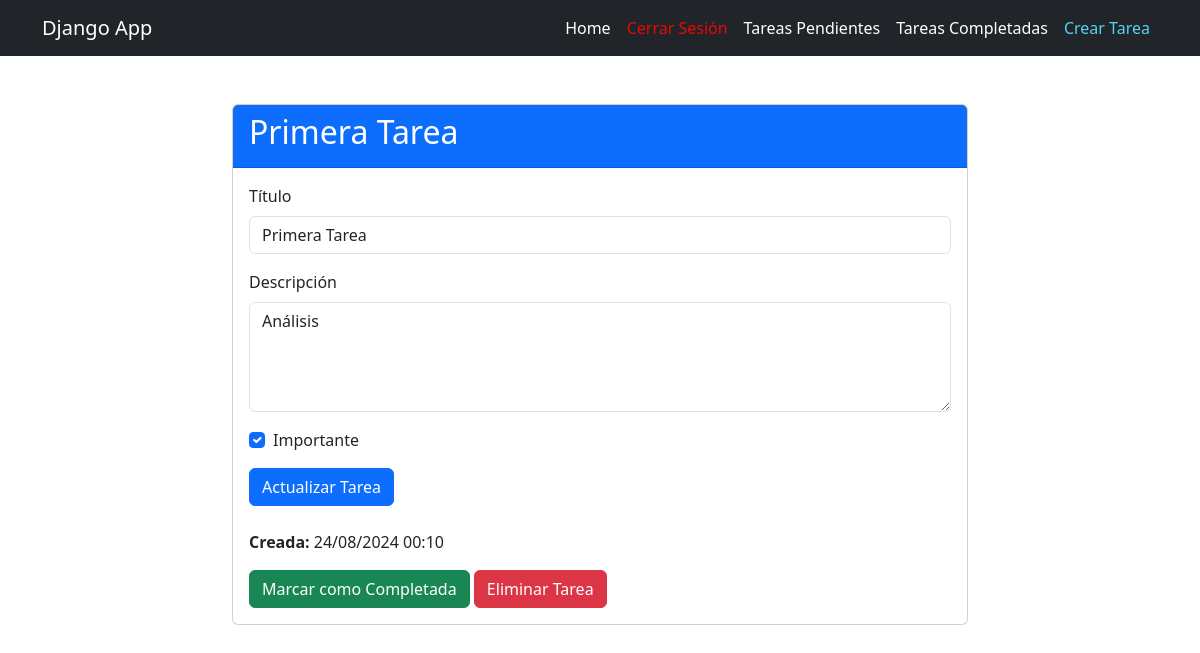
Screenshot of /tasks/5/ (signed in) with the database file from the repository.
### tasks/models.py (models this page shows, shortened)
class Task(models.Model):
    title = models.CharField(max_length=100)
    description = models.TextField(blank=True)
    created = models.DateTimeField(auto_now_add=True)
    datecompleted = models.DateTimeField(null=True, blank=True)
    important = models.BooleanField(default=False)
    user = models.ForeignKey(User, on_delete=models.CASCADE)

### tasks/views.py (the view, shortened to what this page needs)
# urls.py: path('tasks/<int:task_id>/', views.task_detail, name = 'task_detail'),
@login_required
def task_detail(request, task_id):
    if request.method == 'GET':
        task = get_object_or_404(Task, pk = task_id, user = request.user)
        form = TaskForm(instance = task)
        return render (request, 'task_detail.html',{
            'task': task,
            'form': form
        })

### tasks/forms.py
class TaskForm(ModelForm):
    class Meta:
        model = Task
        fields = ['title', 'description', 'important']

### tasks/templates/task_detail.html (shortened to what this page needs)
{% extends 'base.html' %}
{% block content %}
<div class="container mt-5">
    <div class="row justify-content-center">
        <div class="col-md-8">
            <div class="card">
                <div class="card-header bg-primary text-white">
                    <h2>{{ task.title }}</h2>
                </div>
                <div class="card-body">
                    <form method="POST">
                        <div class="mb-3">
                            <label for="title" class="form-label">Título</label>
                            <input type="text" id="title" name="title" value="{{ form.title.value }}" class="form-control">
                        </div>
                        <div class="mb-3">
                            <label for="description" class="form-label">Descripción</label>
                            <textarea id="description" name="description" rows="4" class="form-control">{{ form.description.value }}</textarea>
                        </div>
                        <div class="mb-3 form-check">
                            <input type="checkbox" id="important" name="important" {% if form.important.value %}checked{% endif %} class="form-check-input">
                            <label for="important" class="form-check-label">Importante</label>
                        </div>
                        <button type="submit" class="btn btn-primary">Actualizar Tarea</button>
                    </form>
                    <div class="mt-4">
                        <p><strong>Creada:</strong> {{ task.created|date:"d/m/Y H:i" }}</p>
                        {% if task.datecompleted %}
                            <p><strong>Completada:</strong> {{ task.datecompleted|date:"d/m/Y H:i" }}</p>
                        {% else %}
                            <form action="{% url 'complete_task' task.id %}" method="POST" class="d-inline">
                                <button type="submit" class="btn btn-success">Marcar como Completada</button>
                            </form>
                        {% endif %}
                        <form action="{% url 'delete_task' task.id %}" method="POST" class="d-inline">
                            <button type="submit" class="btn btn-danger">Eliminar Tarea</button>
                        </form>
                    </div>
                </div>
            </div>
        </div>
    </div>
</div>
{% endblock %}

### rows the page displays
Task: title "Primera Tarea", description "Análisis", created "24/08/2024 00:10"
